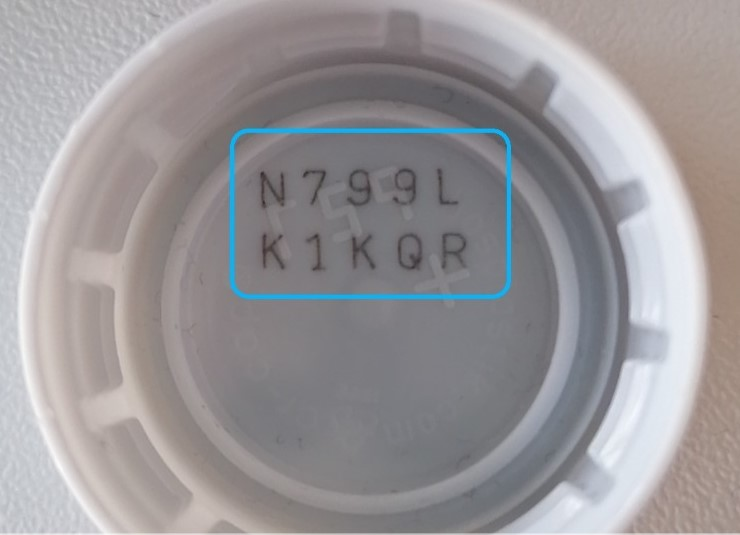
#> input picture OCR/image_project/kapak.jpg, 740 x 535 px
$ python main.py
#> lines starting #> are read from the running program, lines starting #| are printed output that depends on the picture; after the words box and inside, x2 and y2 are one past the last pixel; in counts of white or black regions, pixels touching at a corner belong together
### OCR/image_project/split_image.py
import cv2 as cv


def splitImage(img):
    image = cv.imread(img)
    gray = cv.cvtColor(image, cv.COLOR_BGR2GRAY)
    blur = cv.GaussianBlur(gray, (5, 5), 0)
    thresh = cv.threshold(blur, 0, 255, cv.THRESH_OTSU + cv.THRESH_BINARY_INV)[1]

    kernel = cv.getStructuringElement(cv.MORPH_RECT, (3, 3))
    opening = cv.morphologyEx(thresh, cv.MORPH_OPEN, kernel, iterations=1)
    cnts = cv.findContours(opening, cv.RETR_TREE, cv.CHAIN_APPROX_SIMPLE)
    cnts = cnts[0] if len(cnts) == 2 else cnts[1]

    ROI_number = 0
    for c in cnts:
        area = cv.contourArea(c)
        peri = cv.arcLength(c, True)
        approx = cv.approxPolyDP(c, 0.02 * peri, True)
        x, y, w, h = cv.boundingRect(approx)
        if len(approx) == 4 and (area > 1000) and (area < 80000):
            ROI = image[y:y + h, x:x + w]
            cv.imwrite('ROI_{}.jpg'.format(ROI_number), ROI)
            ROI_number += 1

    cv.imshow('thresh', thresh)
    cv.imshow('opening', opening)
    cv.waitKey()

### OCR/image_project/split_char_from_image.py
import cv2 as cv

def split_image_char(img):
    img = cv.imread(img)

    ROI_number = 0

    a, b, _ = img.shape
    print(a)
    print(b)
    c = 0
    d = 55
    for i in range(0, b, 45):
        if i < 181:
            char = img[:78, c:d + i]
            char2 = img[78:, c:d + i]
            c = d + i

            cv.imwrite('split_image_{}.jpg'.format(ROI_number), char)
            cv.imwrite('split_image_{}.jpg'.format(ROI_number + 1), char2)
            ROI_number += 2

### OCR/image_project/main.py
import numpy as np
import cv2 as cv
from matplotlib import pyplot as plt
from split_image import splitImage
from split_char_from_image import split_image_char


# load the image
def convertImage():
    img = cv.imread("kapak.jpg")
#> img is the input picture: shape (535, 740, 3); mean B, G, R 152.8, 150.4, 153.5
    img = cv.cvtColor(img, cv.COLOR_BGR2RGB)
    # detect circles
    gray = cv.medianBlur(cv.cvtColor(img, cv.COLOR_RGB2GRAY), 5)
    circles = cv.HoughCircles(gray, cv.HOUGH_GRADIENT, 1, 20, param1=170, param2=50, minRadius=25, maxRadius=0)
#> circles = [[370.5, 303.5, 259.9]]
    circles = np.uint16(np.around(circles))
#> circles = [[370, 304, 260]]
    # draw mask
    mask = np.full((img.shape[0], img.shape[1]), 0, dtype=np.uint8)  # mask is only
    for i in circles[0, :]:
        cv.circle(mask, (i[0], i[1]), i[2], (255, 255, 255), -1)
#> this loop made 1 pass
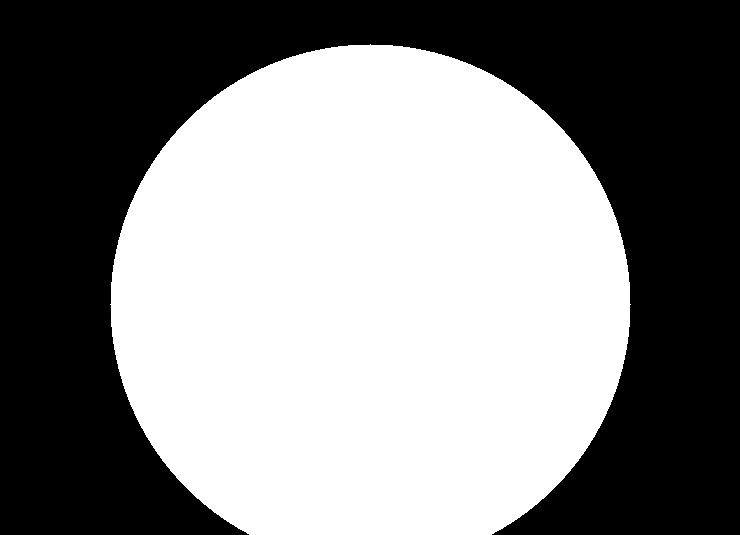
#> mask: shape (535, 740); 52.4% white; 1 black region, box (x1, y1, x2, y2) and area: (0, 0, 740, 535) 188327
    # get first masked value (foreground)
    fg = cv.bitwise_or(img, img, mask=mask)
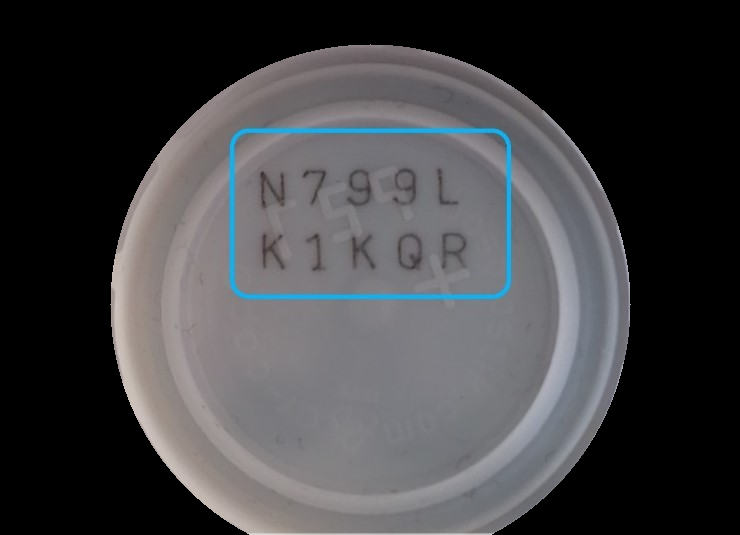
#> fg: shape (535, 740, 3); mean R, G, B 65.8, 65.7, 68
    # get second masked value (background) mask must be inverted
    mask = cv.bitwise_not(mask)
    background = np.full(img.shape, 255, dtype=np.uint8)
    bk = cv.bitwise_or(background, background, mask=mask)
#> background: shape (535, 740, 3); every value is 255
    # combine foreground+background
    final = cv.bitwise_or(fg, bk)
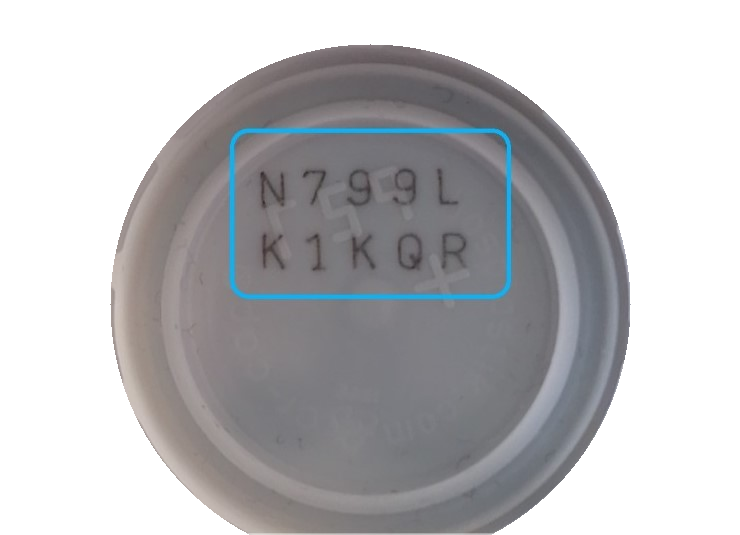
#> final: shape (535, 740, 3); mean R, G, B 187.1, 187.1, 189.3
    cv.imshow("1", final)
    cv.waitKey()
    img = final
    edges = cv.Canny(final, 100, 75)
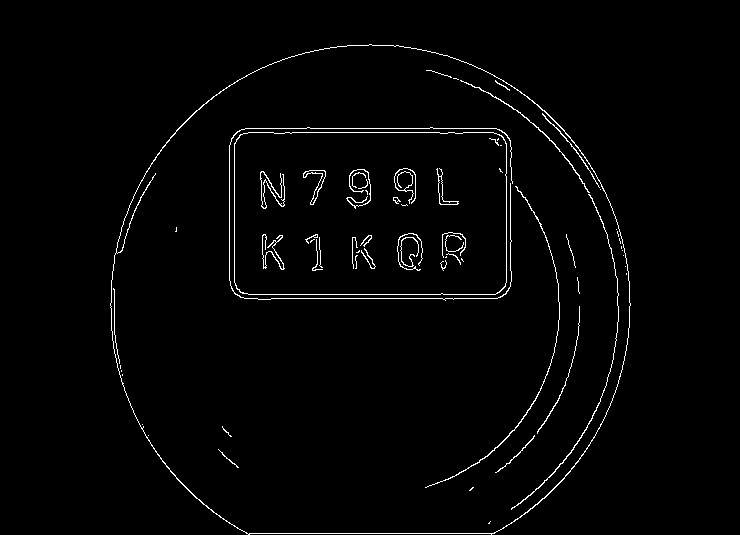
#> edges: shape (535, 740); 1.8% white in thin lines or dots, all inside (x1, y1, x2, y2) = (110, 44, 631, 535)
    plt.imshow(edges, cmap='gray')
    x, y, w, h = cv.boundingRect(edges)
#> x = 110; y = 44; w = 521; h = 491
    image = cv.rectangle(edges, (x, y), (x + w, y + h), (0, 0, 12), 10)
#> image: shape (535, 740); 1.6% white in thin lines or dots, all inside (x1, y1, x2, y2) = (116, 50, 626, 530)
    cv.imwrite("2.jpg", image)
    plt.imshow(image)
    plt.show()
if __name__ == '__main__':
    convertImage()
    splitImage("2.jpg")
#> in splitImage, `thresh = cv.threshold(blur, 0, 255, cv.THRESH_OTSU + cv.THRESH_BINARY_..`: thresh: shape (535, 740); 95.6% white; 28 black regions (4 under 20 px), largest, box (x1, y1, x2, y2) and area: (228, 126, 514, 301) 5220, (426, 69, 620, 510) 1703, (422, 49, 627, 258) 1330
#> in splitImage, `kernel = cv.getStructuringElement(cv.MORPH_RECT, (3, 3))`: kernel = [[1, 1, 1], [1, 1, 1], [1, 1, 1]]
#> in splitImage, `opening = cv.morphologyEx(thresh, cv.MORPH_OPEN, kernel, iterations=1)`:
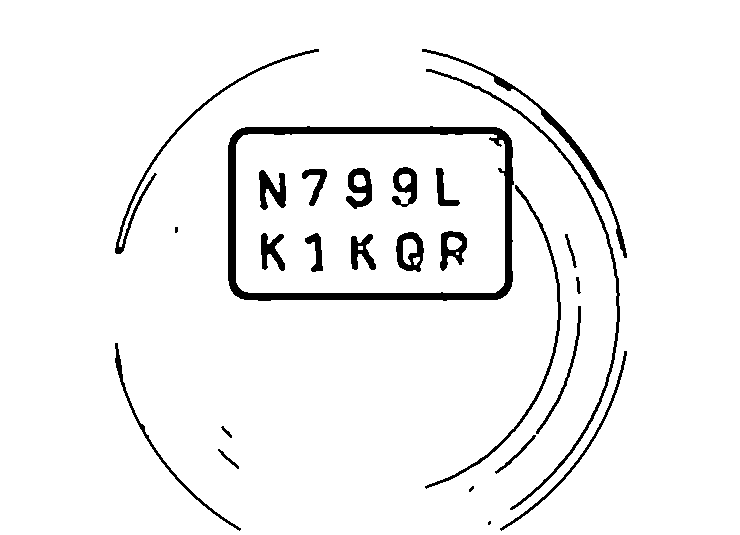
#> opening: shape (535, 740); 95.2% white; 26 black regions (3 under 20 px)
#> in splitImage, `cnts = cv.findContours(opening, cv.RETR_TREE, cv.CHAIN_APPROX_SIMPLE)`: cnts = 35 contours, 3 with area under 20; largest, box (x1, y1, x2, y2) and area: (0, 0, 740, 535) 394626, (227, 125, 515, 302) 49298, (236, 134, 505, 293) 42051, (425, 68, 621, 511) 2208, (421, 48, 628, 259) 1638
#> the loop in splitImage, `for c in cnts:` made 35 passes
#> (area, peri, approx, x, y, w, h) on passes 1, 7, 8, 9, 14, 15, 35: (394626, 2546, [[0, 0], [0, 534], [739, 534], [739, 0]], 0, 0, 740, 535), (833, 483.3, [[626, 350], [585, 454], [501, 531], [582, 452]], 501, 350, 126, 182), (919, 500.4, [[115, 342], [152, 443], [239, 531], [149, 445]], 115, 342, 125, 190), (540, 298.5, [[580, 305], [567, 385], [536, 434], [566, 376]], 536, 305, 45, 130), (49297.5, 897.9, [[229, 138], [501, 128], [510, 290], [240, 299]], 229, 128, 282, 172), (42051, 886, [[238, 140], [242, 290], [503, 285], [496, 135]], 238, 135, 266, 156), (1476, 837.5, [[318, 48], [177, 132], [116, 254], [174, 130]], 116, 48, 203, 207)
#> (area, peri, x, y, w, h) on passes 3, 4, 5, 6, 10, 11: (25, 20.14, 468, 485, 7, 8), (101.5, 64.33, 217, 448, 23, 22), (212, 121.8, 494, 434, 42, 41), (56.5, 37.7, 220, 425, 13, 14), (68.5, 42.73, 575, 276, 7, 19), (137.5, 82.53, 564, 233, 14, 36)
#> after the loop in splitImage, `for c in cnts:`: ROI_number = 3
    split_image_char("ROI_1.jpg")
#> in split_image_char, `img = cv.imread(img)`:
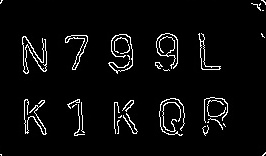
#> img: shape (156, 266, 3); min 0, max 255, mean 11.4
#| 156
#| 266
#> the loop in split_image_char, `for i in range(0, b, 45):` made 6 passes
#> pass 2, in split_image_char, `char2 = img[78:, c:d + i]`:
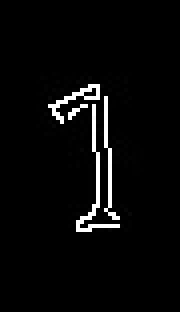
#> char2: shape (78, 45, 3) (shown 4 times larger); min 0, max 255, mean 8.7
#> after the loop in split_image_char, `for i in range(0, b, 45):`: ROI_number = 10
